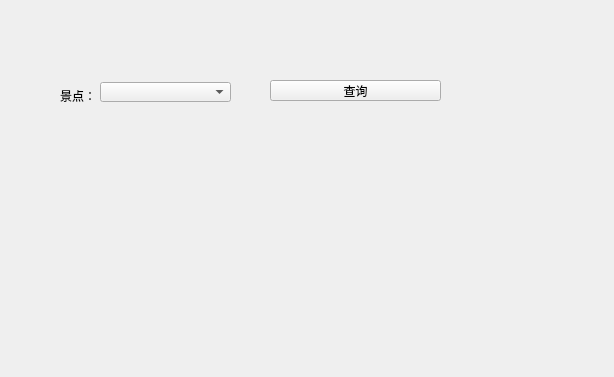
<?xml version="1.0" encoding="UTF-8"?>
<ui version="4.0">
 <class>InfomationDisplay</class>
 <widget class="QWidget" name="InfomationDisplay">
  <property name="geometry">
   <rect>
    <x>0</x>
    <y>0</y>
    <width>614</width>
    <height>377</height>
   </rect>
  </property>
  <property name="windowTitle">
   <string>Form</string>
  </property>
  <widget class="QLabel" name="label">
   <property name="geometry">
    <rect>
     <x>60</x>
     <y>90</y>
     <width>54</width>
     <height>12</height>
    </rect>
   </property>
   <property name="text">
    <string>景点：</string>
   </property>
  </widget>
  <widget class="QComboBox" name="InformationRequest">
   <property name="geometry">
    <rect>
     <x>100</x>
     <y>82</y>
     <width>131</width>
     <height>20</height>
    </rect>
   </property>
  </widget>
  <widget class="QPushButton" name="RequestButton">
   <property name="geometry">
    <rect>
     <x>270</x>
     <y>80</y>
     <width>171</width>
     <height>21</height>
    </rect>
   </property>
   <property name="text">
    <string>查询</string>
   </property>
  </widget>
 </widget>
 <resources/>
 <connections/>
</ui>
